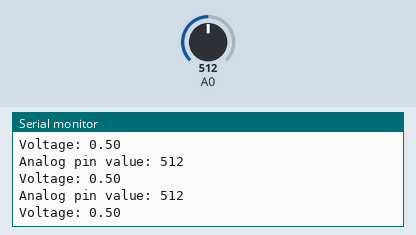
This sketch was run on a simulated Arduino Uno, built with avr-gcc and run on an emulated ATmega328P. Parts: the last lines printed to the serial monitor. Inputs (shaded band) come from the test bench; at power-on: A0 = 512.

Above: at 7.2 s.
7.3 s: A0 set to 984
At 8.3 s:
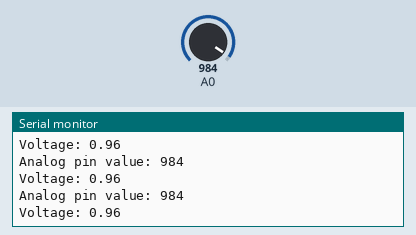
10.3 s: A0 set to 1018
At 11.3 s:
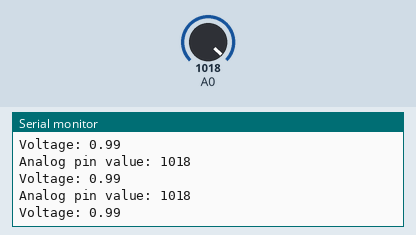
16.3 s: A0 set to 11
At 16.8 s:
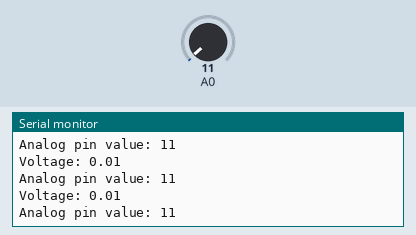
19.3 s: A0 set to 8
At 20.4 s:
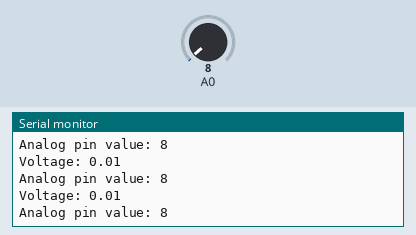
Timing chart, 0 to 22.3 s (numbered marks = the images above; inputs shaded):
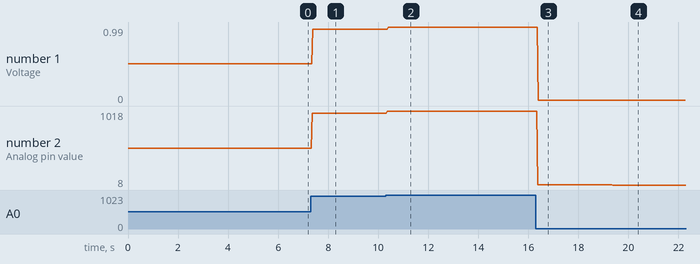

The sketch:

Analog_Voltage_Reader.ino
```cpp
void setup() {
  Serial.begin(9600);
}

void loop() {
  float voltage = analogRead(A0);
  Serial.print("Voltage: ");
  Serial.println(voltage/1024);
  Serial.print("Analog pin value: ");
  Serial.println(analogRead(A0));

}
```

Measured:
- after the input at 7.3 s, the serial monitor: prints a new line after 0.07 s (image 1)
- after the input at 10.3 s, the serial monitor: prints a new line after 0.07 s (image 2)
- after the input at 16.3 s, the serial monitor: prints a new line after 0.07 s (image 3)
- after the input at 19.3 s, the serial monitor: prints a new line after 0.07 s (image 4)
- plotted number 1: 0.5 → 0.96 after the input at 7.3 s, 0.96 → 0.99 after the input at 10.3 s, 0.99 → 0.01 after the input at 16.3 s, 0.01 → 0 after the input at 19.3 s
- plotted number 2: 512 → 984 after the input at 7.3 s, 984 → 1018 after the input at 10.3 s, 1018 → 11 after the input at 16.3 s, 11 → 8 after the input at 19.3 s
